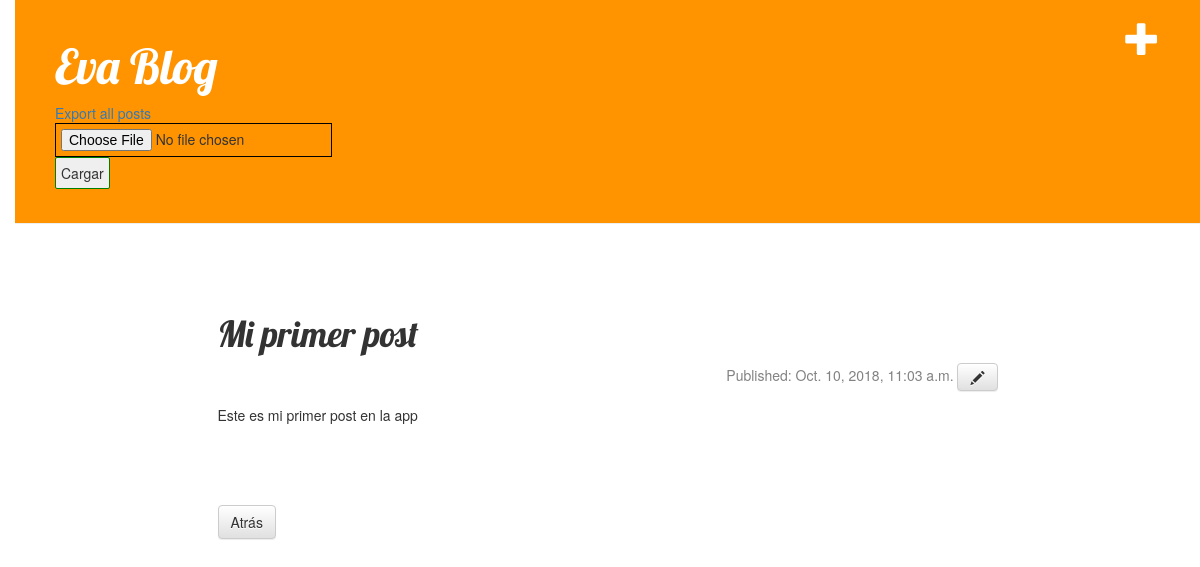
Screenshot of /post/9/ with the database file from the repository.
### blog/models.py (models this page shows, shortened)
class Post(models.Model):
        author = models.ForeignKey('auth.User', on_delete=models.CASCADE)
        title = models.CharField(max_length=200)
        text = models.TextField()
        published_date = models.DateTimeField(default=timezone.now(), null=False)
        active = models.BooleanField(default=True)

### blog/views.py (the view)
# urls.py: url(r'^post/(?P<pk>[0-9]+)/$', views.post_detail, name='post_detail'),
def post_detail(request, pk):
    post = get_object_or_404(Post, pk=pk)
    return render(request, 'blog/post_detail.html', {'post': post})

### blog/templates/blog/post_detail.html
{% extends 'blog/base.html' %}
{% block content %}
<div class="post">
    <h1>{{ post.title }}</h1>
    <div class="date">
        Published: {{ post.published_date }}
        <a class="btn btn-default" href="{% url 'post_edit' pk=post.pk %}"><span class="glyphicon glyphicon-pencil"></span></a>
    </div>
    <p>{{ post.text|linebreaksbr }}</p>
</div>
<a class="btn btn-default" href="/">Atr&aacute;s</a>
{% endblock %}

### blog/static/css/blog.css (style rules this page uses)
body { padding-left: 15px; }
h1, h2, h3, h4 { font-family: 'Lobster', cursive; }
.date { padding: 0; float: right; color: #828282; }
.post { margin: 70px 0; }
.post p { margin-top: 1em; width: 100%; display: inline-block; }

### rows the page displays
Post: title "Mi primer post", published_date "Oct. 10, 2018, 11:03 a.m.", text "Este es mi primer post en la app"
